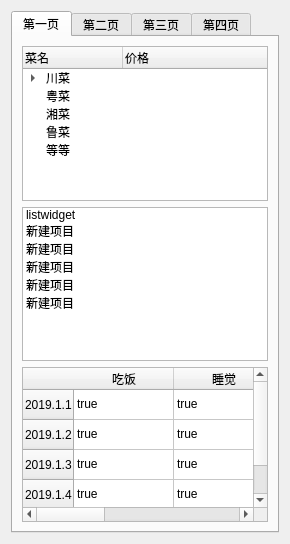
<?xml version="1.0" encoding="UTF-8"?>
<ui version="4.0">
 <class>listWidgetUI</class>
 <widget class="QWidget" name="listWidgetUI">
  <property name="geometry">
   <rect>
    <x>0</x>
    <y>0</y>
    <width>290</width>
    <height>544</height>
   </rect>
  </property>
  <property name="windowTitle">
   <string>Form</string>
  </property>
  <layout class="QVBoxLayout" name="verticalLayout">
   <item>
    <widget class="QTabWidget" name="tabWidget">
     <property name="currentIndex">
      <number>0</number>
     </property>
     <widget class="QWidget" name="tab">
      <attribute name="title">
       <string>第一页</string>
      </attribute>
      <layout class="QVBoxLayout" name="verticalLayout_2">
       <item>
        <widget class="QTreeWidget" name="treeWidget">
         <column>
          <property name="text">
           <string>菜名</string>
          </property>
         </column>
         <column>
          <property name="text">
           <string>价格</string>
          </property>
         </column>
         <item>
          <property name="text">
           <string>川菜</string>
          </property>
          <item>
           <property name="text">
            <string>回锅肉</string>
           </property>
           <property name="text">
            <string>21</string>
           </property>
          </item>
          <item>
           <property name="text">
            <string>麻婆豆腐</string>
           </property>
           <property name="text">
            <string>123</string>
           </property>
          </item>
          <item>
           <property name="text">
            <string>鱼香肉丝</string>
           </property>
           <property name="text">
            <string>23</string>
           </property>
          </item>
          <item>
           <property name="text">
            <string>辣子鸡</string>
           </property>
           <property name="text">
            <string>23</string>
           </property>
          </item>
          <item>
           <property name="text">
            <string>水煮肉片</string>
           </property>
           <property name="text">
            <string>23</string>
           </property>
          </item>
          <item>
           <property name="text">
            <string>水煮鱼</string>
           </property>
           <property name="text">
            <string>3</string>
           </property>
          </item>
         </item>
         <item>
          <property name="text">
           <string>粤菜</string>
          </property>
         </item>
         <item>
          <property name="text">
           <string>湘菜</string>
          </property>
         </item>
         <item>
          <property name="text">
           <string>鲁菜</string>
          </property>
         </item>
         <item>
          <property name="text">
           <string>等等</string>
          </property>
          <property name="text">
           <string/>
          </property>
         </item>
        </widget>
       </item>
       <item>
        <widget class="QListWidget" name="listWidget">
         <item>
          <property name="text">
           <string>listwidget</string>
          </property>
         </item>
         <item>
          <property name="text">
           <string>新建项目</string>
          </property>
         </item>
         <item>
          <property name="text">
           <string>新建项目</string>
          </property>
         </item>
         <item>
          <property name="text">
           <string>新建项目</string>
          </property>
         </item>
         <item>
          <property name="text">
           <string>新建项目</string>
          </property>
         </item>
         <item>
          <property name="text">
           <string>新建项目</string>
          </property>
         </item>
        </widget>
       </item>
       <item>
        <widget class="QTableWidget" name="tableWidget">
         <row>
          <property name="text">
           <string>2019.1.1</string>
          </property>
         </row>
         <row>
          <property name="text">
           <string>2019.1.2</string>
          </property>
         </row>
         <row>
          <property name="text">
           <string>2019.1.3</string>
          </property>
         </row>
         <row>
          <property name="text">
           <string>2019.1.4</string>
          </property>
         </row>
         <column>
          <property name="text">
           <string>吃饭</string>
          </property>
         </column>
         <column>
          <property name="text">
           <string>睡觉</string>
          </property>
         </column>
         <column>
          <property name="text">
           <string>打豆豆</string>
          </property>
         </column>
         <item row="0" column="0">
          <property name="text">
           <string>true</string>
          </property>
         </item>
         <item row="0" column="1">
          <property name="text">
           <string>true</string>
          </property>
         </item>
         <item row="0" column="2">
          <property name="text">
           <string>true</string>
          </property>
         </item>
         <item row="1" column="0">
          <property name="text">
           <string>true</string>
          </property>
         </item>
         <item row="1" column="1">
          <property name="text">
           <string>true</string>
          </property>
         </item>
         <item row="1" column="2">
          <property name="text">
           <string>true</string>
          </property>
         </item>
         <item row="2" column="0">
          <property name="text">
           <string>true</string>
          </property>
         </item>
         <item row="2" column="1">
          <property name="text">
           <string>true</string>
          </property>
         </item>
         <item row="2" column="2">
          <property name="text">
           <string>true</string>
          </property>
         </item>
         <item row="3" column="0">
          <property name="text">
           <string>true</string>
          </property>
         </item>
         <item row="3" column="1">
          <property name="text">
           <string>true</string>
          </property>
         </item>
         <item row="3" column="2">
          <property name="text">
           <string>true</string>
          </property>
         </item>
        </widget>
       </item>
      </layout>
     </widget>
     <widget class="QWidget" name="tab_2">
      <attribute name="title">
       <string>第二页</string>
      </attribute>
      <layout class="QVBoxLayout" name="verticalLayout_3">
       <item>
        <widget class="QGroupBox" name="groupBox">
         <property name="minimumSize">
          <size>
           <width>200</width>
           <height>200</height>
          </size>
         </property>
         <property name="title">
          <string>这是一个啥？</string>
         </property>
        </widget>
       </item>
       <item>
        <widget class="QDockWidget" name="dockWidget">
         <widget class="QWidget" name="dockWidgetContents"/>
        </widget>
       </item>
       <item>
        <widget class="QTextEdit" name="textEdit">
         <property name="html">
          <string>&lt;!DOCTYPE HTML PUBLIC &quot;-//W3C//DTD HTML 4.0//EN&quot; &quot;http://www.w3.org/TR/REC-html40/strict.dtd&quot;&gt;
&lt;html&gt;&lt;head&gt;&lt;meta name=&quot;qrichtext&quot; content=&quot;1&quot; /&gt;&lt;style type=&quot;text/css&quot;&gt;
p, li { white-space: pre-wrap; }
&lt;/style&gt;&lt;/head&gt;&lt;body style=&quot; font-family:'SimSun'; font-size:9pt; font-weight:400; font-style:normal;&quot;&gt;
&lt;p style=&quot; margin-top:0px; margin-bottom:0px; margin-left:0px; margin-right:0px; -qt-block-indent:0; text-indent:0px;&quot;&gt;这个是一个textEdit。&lt;/p&gt;
&lt;p style=&quot; margin-top:0px; margin-bottom:0px; margin-left:0px; margin-right:0px; -qt-block-indent:0; text-indent:0px;&quot;&gt;&lt;a href=&quot;anjztb.top&quot;&gt;&lt;span style=&quot; text-decoration: underline; color:#0000ff;&quot;&gt;点一点送惊喜&lt;/span&gt;&lt;/a&gt;&lt;/p&gt;&lt;/body&gt;&lt;/html&gt;</string>
         </property>
        </widget>
       </item>
       <item>
        <widget class="QPlainTextEdit" name="plainTextEdit">
         <property name="plainText">
          <string>这是一个qplaninTextEdit
</string>
         </property>
        </widget>
       </item>
      </layout>
     </widget>
     <widget class="QWidget" name="tab_3">
      <attribute name="title">
       <string>第三页</string>
      </attribute>
      <layout class="QVBoxLayout" name="verticalLayout_4">
       <item>
        <widget class="QComboBox" name="comboBox">
         <item>
          <property name="text">
           <string>新建项目</string>
          </property>
         </item>
         <item>
          <property name="text">
           <string>新建项目</string>
          </property>
         </item>
         <item>
          <property name="text">
           <string>新建项目</string>
          </property>
         </item>
         <item>
          <property name="text">
           <string>新建项目</string>
          </property>
         </item>
        </widget>
       </item>
       <item>
        <widget class="QLineEdit" name="lineEdit"/>
       </item>
       <item>
        <widget class="QSpinBox" name="spinBox"/>
       </item>
       <item>
        <widget class="QDoubleSpinBox" name="doubleSpinBox"/>
       </item>
       <item>
        <widget class="QTimeEdit" name="timeEdit"/>
       </item>
       <item>
        <widget class="QDateEdit" name="dateEdit"/>
       </item>
       <item>
        <widget class="QDateTimeEdit" name="dateTimeEdit"/>
       </item>
       <item>
        <widget class="QScrollBar" name="horizontalScrollBar">
         <property name="orientation">
          <enum>Qt::Horizontal</enum>
         </property>
        </widget>
       </item>
       <item>
        <widget class="QSlider" name="horizontalSlider">
         <property name="orientation">
          <enum>Qt::Horizontal</enum>
         </property>
        </widget>
       </item>
      </layout>
     </widget>
     <widget class="QWidget" name="tab_4">
      <attribute name="title">
       <string>第四页</string>
      </attribute>
      <layout class="QVBoxLayout" name="verticalLayout_5">
       <item>
        <widget class="QLabel" name="label">
         <property name="sizePolicy">
          <sizepolicy hsizetype="Fixed" vsizetype="Fixed">
           <horstretch>0</horstretch>
           <verstretch>0</verstretch>
          </sizepolicy>
         </property>
         <property name="text">
          <string>这是一个label</string>
         </property>
        </widget>
       </item>
       <item>
        <widget class="QProgressBar" name="progressBar">
         <property name="value">
          <number>24</number>
         </property>
        </widget>
       </item>
       <item>
        <widget class="QLCDNumber" name="lcdNumber">
         <property name="sizePolicy">
          <sizepolicy hsizetype="Preferred" vsizetype="Preferred">
           <horstretch>0</horstretch>
           <verstretch>0</verstretch>
          </sizepolicy>
         </property>
         <property name="minimumSize">
          <size>
           <width>0</width>
           <height>100</height>
          </size>
         </property>
         <property name="smallDecimalPoint">
          <bool>false</bool>
         </property>
         <property name="intValue" stdset="0">
          <number>2019</number>
         </property>
        </widget>
       </item>
       <item>
        <widget class="QPushButton" name="pushButton">
         <property name="minimumSize">
          <size>
           <width>0</width>
           <height>30</height>
          </size>
         </property>
         <property name="text">
          <string>PushButton</string>
         </property>
        </widget>
       </item>
       <item>
        <layout class="QHBoxLayout" name="horizontalLayout">
         <item>
          <widget class="QToolButton" name="toolButton_2">
           <property name="sizePolicy">
            <sizepolicy hsizetype="Preferred" vsizetype="Preferred">
             <horstretch>0</horstretch>
             <verstretch>0</verstretch>
            </sizepolicy>
           </property>
           <property name="text">
            <string>toolButton</string>
           </property>
          </widget>
         </item>
         <item>
          <widget class="QToolButton" name="toolButton">
           <property name="sizePolicy">
            <sizepolicy hsizetype="Preferred" vsizetype="Preferred">
             <horstretch>0</horstretch>
             <verstretch>0</verstretch>
            </sizepolicy>
           </property>
           <property name="text">
            <string/>
           </property>
          </widget>
         </item>
        </layout>
       </item>
       <item>
        <layout class="QHBoxLayout" name="horizontalLayout_2">
         <item>
          <widget class="QRadioButton" name="radioButton_2">
           <property name="text">
            <string>不吃饭</string>
           </property>
          </widget>
         </item>
         <item>
          <widget class="QRadioButton" name="radioButton">
           <property name="text">
            <string>坚决不吃饭</string>
           </property>
          </widget>
         </item>
        </layout>
       </item>
       <item>
        <layout class="QHBoxLayout" name="horizontalLayout_3">
         <item>
          <widget class="QCheckBox" name="checkBox_2">
           <property name="text">
            <string>不吃饭</string>
           </property>
          </widget>
         </item>
         <item>
          <widget class="QCheckBox" name="checkBox">
           <property name="text">
            <string>坚决不吃饭</string>
           </property>
          </widget>
         </item>
        </layout>
       </item>
       <item>
        <widget class="QCommandLinkButton" name="commandLinkButton">
         <property name="text">
          <string>CommandLinkButton</string>
         </property>
        </widget>
       </item>
      </layout>
     </widget>
    </widget>
   </item>
  </layout>
 </widget>
 <resources/>
 <connections/>
</ui>
